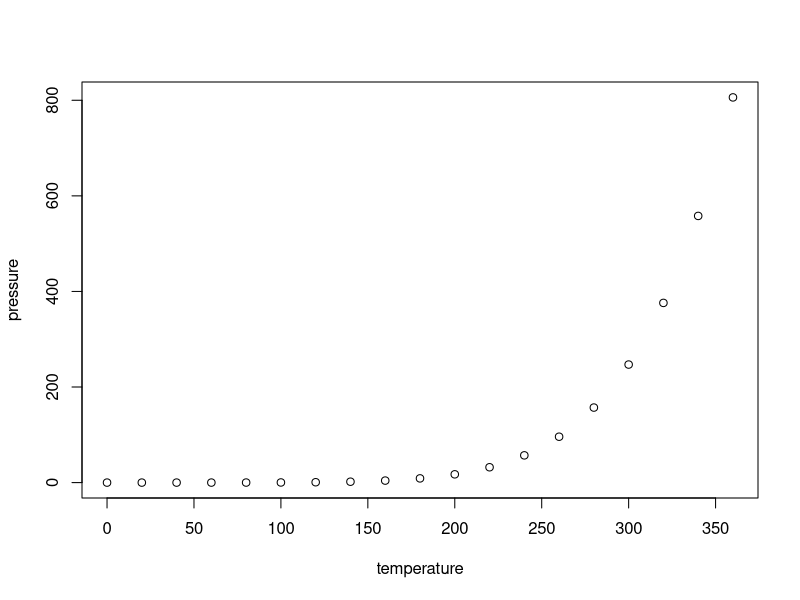
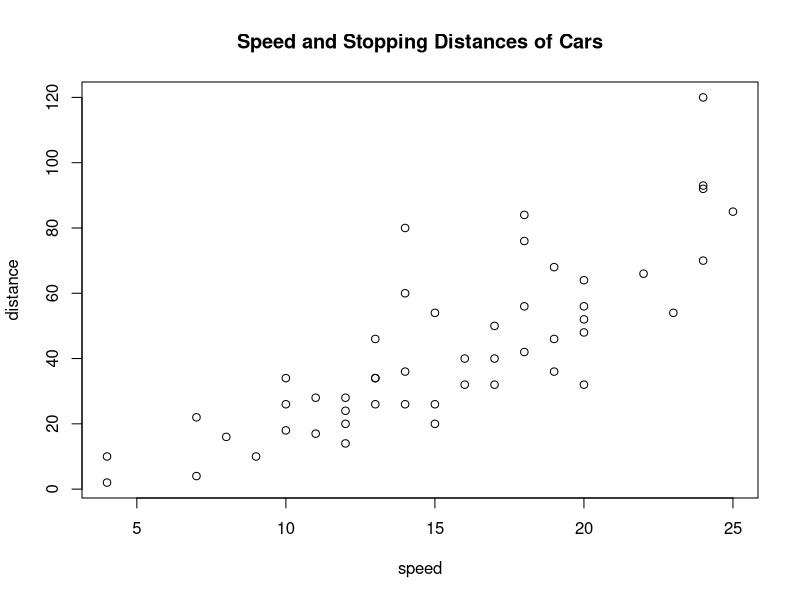
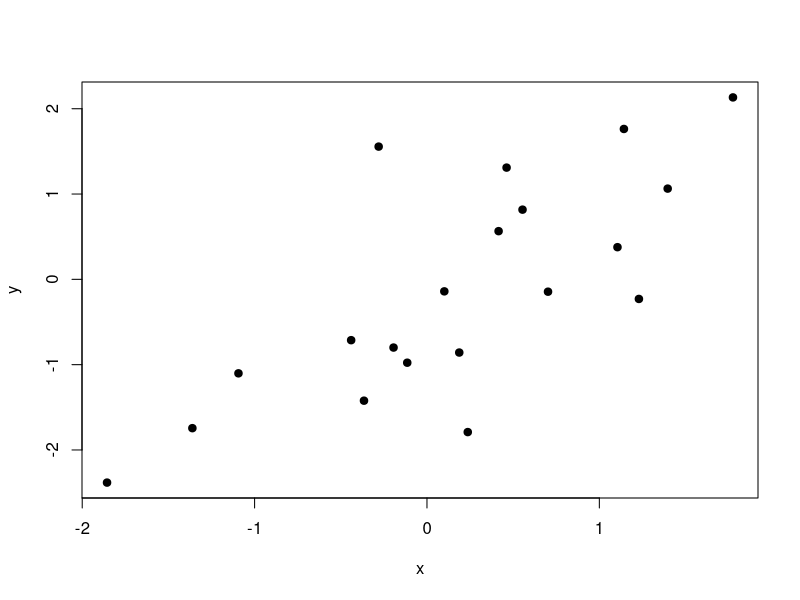
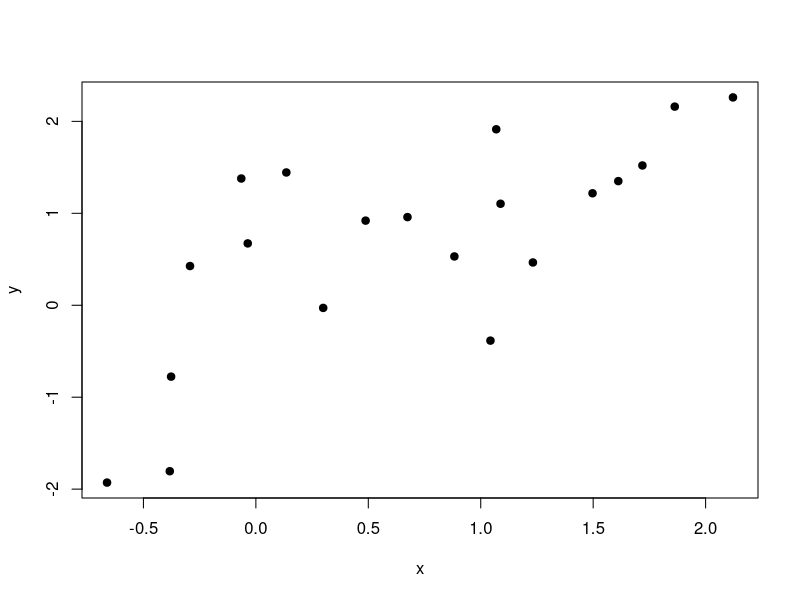

R code for these plots, in order:
## ---- chunk 1
knitr::opts_chunk$set(echo = TRUE)
## ---- chunk 2
summary(cars)
## ---- chunk 3
plot(pressure)
## ---- chunk 4
#a
? median
#b
head(pressure, n = 10)
#c
head(pressure)
#d
#b shows 10 rows but c shows 6 rows.
## ---- chunk 5
#a
median(cars$dist)
#b
mean(cars$speed)
#c
summary(cars)
#d
plot(x = cars$speed, 
     y = cars$dist, 
     type = "p", 
     axes = TRUE, 
     xlab = "speed", 
     ylab = "distance",
     main = "Speed and Stopping Distances of Cars")
## ---- chunk 6
#a
iris
x <- (iris$Sepal.Length[which(iris$Species == "versicolor")][25])
y <- (iris$Sepal.Length[which(iris$Species == "versicolor")][26])
sum(x,y)/2
## ---- chunk 7
#b
sum(iris$Petal.Length[which(iris$Petal.Length >= 0 & iris$Petal.Length <= 3)])
#c
x<- iris$Sepal.Length[which(iris$Species == "virginica")][10]
x*4/(2^3)
#d
x<- sum(iris$Sepal.Width[which(iris$Species == "setosa")])
4*(x/2)^3
## ---- chunk 8
#a
set.seed(13) ## set the random seed
x <- rnorm(n = 20) ## generate predictor variable
y <- rnorm(n = 20, mean = x) ## generate response variable plot(y ~ x, pch = 19) ## plot (x,y) pairs
plot(y ~ x, pch = 19)
#b
set.seed(14) ## set the random seed
x <- rnorm(n = 20) ## generate predictor variable
y <- rnorm(n = 20, mean = x) ## generate response variable plot(y ~ x, pch = 19) ## plot (x,y) pairs
plot(y ~ x, pch = 19)
#c 
#According to the result in the plot picture, the result is different.
#d
#The R will return the same value for each set.seed(value). If we need to get the results to be reproducible, set the random seed is valuable.
